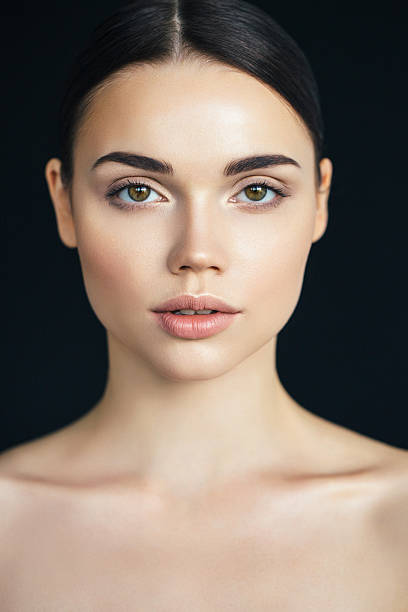
#> input picture images/face3_orig.jpg, 408 x 612 px, found by its file name
$ python 'feature extraction.py'
#> lines starting #> are read from the running program, lines starting #| are printed output that depends on the picture; after the words box and inside, x2 and y2 are one past the last pixel; in counts of white or black regions, pixels touching at a corner belong together
### roi.py
import os
import cv2
import numpy as np
from scipy import signal
import matplotlib.pyplot as plt
from scipy.signal import chirp, find_peaks, peak_widths
from FaceDetection import *
def find_pupil(image):
    # first find y
    diff_ver = np.zeros((np.shape(image[:, 0])[0] - 1, np.shape(image[0])[0]))
    image_signed = np.array(image, dtype=np.int8)
    for i in range(np.shape(image[:, 0])[0] - 1):
        diff_ver[i] = np.abs(image_signed[i + 1].reshape((1, np.size(image[i + 1]))) -
                             image_signed[i].reshape((1, np.size(image[i]))))
    vert_diff_summed = np.sum(diff_ver, axis=0)
    max_vert = np.where(vert_diff_summed == np.max(vert_diff_summed))
    x = max_vert[0][0] # it is in array format even though a single element, y is the integer we need
    #plt.plot(np.array(range(0, np.size(vert_diff_summed))), vert_diff_summed)
    plt.title("Vertical Histogram of the Eye")
    plt.xlabel("Rows")
    plt.ylabel("Pixel Intesity Differences Summed Over Columns")
    #plt.show()
    #plt.close()

    # then find x
    diff_hor = np.zeros((np.shape(image[:, 0])[0], np.shape(image[0])[0] - 1))
    for i in range(np.shape(image[0])[0] - 1):
        diff_hor[:, i] = np.abs(image_signed[:, i + 1] - image_signed[:, i])
    hor_diff_summed = np.sum(diff_hor, axis=1)
    max_hor = np.where(hor_diff_summed == np.max(hor_diff_summed))
    y = max_hor[0][0]
    #plt.plot(np.array(range(0, np.size(hor_diff_summed))), hor_diff_summed)
    plt.title("Horizontal Histogram of the Eye")
    plt.xlabel("Columns")
    plt.ylabel("Pixel Intesity Differences Summed Over Rows")
    #plt.show()
    #plt.close()
    return y, x

# [8 lines left out: function rotate_face, not called in this run]

def find_roi (image, eye_distance, left_eye_loc, right_eye_loc,mouth_loc):  # eye distance is integer, rest are tuples (y,x)
    rows, cols, = np.shape(image)  # size of image
    roi_size = 13
    # center locations of the features
    A_loc = (int(left_eye_loc[0]), int(left_eye_loc[1]*2/3))  # at the same row with the left eye, 2/3 distance from the beggining of the image
    A1_loc = (int(right_eye_loc[0]), int((2*right_eye_loc[1]+cols)/3))  # right eye, " " " ,2/3 distance from the end
    B_loc = (int(left_eye_loc[0]), int(left_eye_loc[1]+eye_distance/4))  #left eye, same row, 1/4*ED from left eye(mid point between nose end pupil)
    B1_loc = (int(right_eye_loc[0]), int(right_eye_loc[1]-eye_distance/4))  # right eye
    D_loc = (int(left_eye_loc[0]*3/4), int((right_eye_loc[1]+2*left_eye_loc[1])/3))  # left eyebrow inner side
    D1_loc = (int(right_eye_loc[0]*3/4), int((2*right_eye_loc[1]+left_eye_loc[1])/3))  # right eyebrow inner side
    E_loc = (int(D_loc[0]), int((3*left_eye_loc[1])/5))  # left eyebrow outer side
    E1_loc = (int(D_loc[0]), int((2*cols+3*right_eye_loc[1])/5))  # right eyebrow outer side
    F_loc = (int((left_eye_loc[0]+D_loc[0])/2), left_eye_loc[1])  # left eye upper
    F1_loc = (int((right_eye_loc[0]+D1_loc[0])/2), right_eye_loc[1])  # right eye upper
    G_loc = (int((3*left_eye_loc[0]-D_loc[0])/2), left_eye_loc[1])  # left eye lower
    G1_loc = (int((3*right_eye_loc[0]-D1_loc[0])/2), right_eye_loc[1])  # right eye lower
    H_loc = (int((3 * left_eye_loc[0] + 4 * mouth_loc[0]) / 7), B_loc[1])  # nose left side
    H1_loc = (int((3 * right_eye_loc[0] + 4 * mouth_loc[0]) / 7), B1_loc[1])  # nose left side
    I_loc = (mouth_loc[0],int((mouth_loc[1]+4*left_eye_loc[1])/5))  # mouth left
    J_loc = (mouth_loc[0], int((mouth_loc[1] + 4 * right_eye_loc[1]) / 5))  # mouth right
    N_loc = (int((left_eye_loc[0]+right_eye_loc[0]+5*(H_loc[0]+H1_loc[0]))/12), int((H_loc[1]+H1_loc[1])/2))  # nose middle point
    K_loc = (int((N_loc[0]+4*mouth_loc[0])/5), mouth_loc[1])
    L_loc = (int((6*mouth_loc[0]-N_loc[0])/5), mouth_loc[1])
    M_loc = (rows-7, mouth_loc[1])

    locs = [A_loc,A1_loc,B_loc,B1_loc,D_loc,D1_loc,E_loc,E1_loc,F_loc,F1_loc,G_loc,G1_loc,H_loc,H1_loc,I_loc,J_loc,N_loc,K_loc,L_loc,M_loc]
    rois=[]
    for loc_tuple in locs:
        roi= image[int(loc_tuple[0]-np.floor(roi_size/2)):int(loc_tuple[0]+np.ceil(roi_size/2)),int(loc_tuple[1]-np.floor(roi_size/2)):int(loc_tuple[1]+np.ceil(roi_size/2))]
        rois.append(roi)
        img=image.copy()
        i=cv2.circle(img, (loc_tuple[1], loc_tuple[0]), radius=0, color=0, thickness=5)
        # percent by which the image is resized
        scale_percent = 500

        # calculate the 50 percent of original dimensions
        width = int(roi.shape[1] * scale_percent / 100)
        height = int(roi.shape[0] * scale_percent / 100)

        # dsize
        dsize = (width, height)

        # resize image
        roi_resized = cv2.resize(roi, dsize)
        #cv2.imshow("é",roi_resized)
        #cv2.imshow("marked", i)

        #cv2.waitKey(0)

    return rois


# path to image in string, then upload to matrix
img_path = os.path.abspath(os.path.join(os.getcwd(), "..", "CS484-555_Project", "images", "face3_orig.jpg")).replace('\\', '/')
img = cv2.imread(img_path)
#> img is the input picture: shape (612, 408, 3); mean B, G, R 106, 117.1, 131.9

#cv2.imshow("image", img)
#cv2.waitKey(0)

# detect the faces
face_img = detect_face(imagePath="image.png")
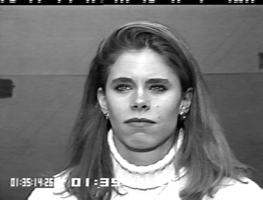
#> input picture image.png, 263 x 200 px
#> in detect_face, original_image is the input picture: shape (200, 263, 3); min 0, max 255, mean 117.8
#> in detect_face, `detectedFace = faceCascade.detectMultiScale(image=grayscale_image, sca..`: detectedFace = [[94, 52, 91, 91]]
#> in detect_face, `column, row, width, height = detectedFace[0]`: column = 94; row = 52; width = 91
cv2.imshow("face", face_img)
cv2.waitKey(0)

#percent by which the image is resized
scale_percent = 200

#calculate the 50 percent of original dimensions
width = int(face_img.shape[1] * scale_percent / 100)
#> width = 182
height = int(face_img.shape[0] * scale_percent / 100)
#> height = 182

# dsize
dsize = (width, height)
#> dsize = (182, 182)

# resize image
face_img = cv2.resize(face_img, dsize)

# convert to grayscale
bw_img = cv2.cvtColor(face_img, cv2.COLOR_BGR2GRAY)
rows, cols = np.shape(bw_img)
#> rows = 182; cols = 182

bw_copy = bw_img.copy()
# divide the picture into upper and lower halves
upper_face = bw_img[0:int(np.ceil(rows/2)), :]
lower_face = bw_img[int(np.ceil(rows/2)):, :]
cv2.imshow("upper", upper_face)
cv2.imshow("lower", lower_face)
cv2.waitKey(0)

# divide the face into left and right (our left and right, not theirs)
upper_left = upper_face[:, 0:int(np.ceil(cols/2))]
upper_right = upper_face[:, int(np.ceil(cols/2)):]
cv2.imshow("upper left", upper_left)
cv2.imshow("upper right", upper_right)
cv2.waitKey(0)

copy_left = upper_left.copy()
copy_right = upper_right.copy()

y_left, x_left = find_pupil(upper_left)
#> in find_pupil, `vert_diff_summed = np.sum(diff_ver, axis=0)`: vert_diff_summed = 91 values, max 735 at index 68, min 158 at index 23, mean 406.2
#> in find_pupil, `max_vert = np.where(vert_diff_summed == np.max(vert_diff_summed))`: max_vert = ([68],)
#> in find_pupil, `x = max_vert[0][0]`: x = 68
#> after the loop in find_pupil, `for i in range(np.shape(image[0])[0] - 1):`:
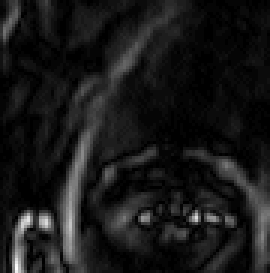
#> diff_hor: shape (91, 90) float64 (shown 3 times larger); min 0, max 43, mean 4.2; drawn with min black and max white
#> in find_pupil, `hor_diff_summed = np.sum(diff_hor, axis=1)`: hor_diff_summed = 91 values, max 1054 at index 73, min 233 at index 17, mean 382.3
#> in find_pupil, `max_hor = np.where(hor_diff_summed == np.max(hor_diff_summed))`: max_hor = ([73],)
#> in find_pupil, `y = max_hor[0][0]`: y = 73
#> y_left = 73; x_left = 68
y_right, x_right = find_pupil(upper_right)
#> after the loop in find_pupil (call 2), `for i in range(np.shape(image[:, 0])[0] - 1):`:
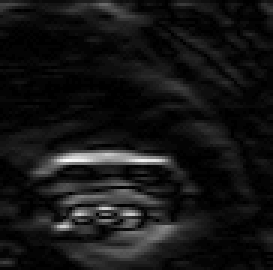
#> diff_ver: shape (90, 91) float64 (shown 3 times larger); min 0, max 53, mean 4.5; drawn with min black and max white
#> in find_pupil (call 2), `vert_diff_summed = np.sum(diff_ver, axis=0)`: vert_diff_summed = 91 values, max 767 at index 42, min 153 at index 85, mean 408.8
#> in find_pupil (call 2), `max_vert = np.where(vert_diff_summed == np.max(vert_diff_summed))`: max_vert = ([42, 43],)
#> in find_pupil (call 2), `x = max_vert[0][0]`: x = 42
#> after the loop in find_pupil (call 2), `for i in range(np.shape(image[0])[0] - 1):`:
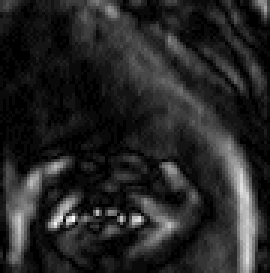
#> diff_hor: shape (91, 90) float64 (shown 3 times larger); min 0, max 25, mean 3.8; drawn with min black and max white
#> in find_pupil (call 2), `hor_diff_summed = np.sum(diff_hor, axis=1)`: hor_diff_summed = 91 values, max 770 at index 73, min 209 at index 35, mean 339.3
#> y_right = 73; x_right = 42
print(y_left, ", ", x_left)
#| 73 ,  68
print(y_right, ", ", x_right)
#| 73 ,  42

# the position of right pupil in the original image
x_right_real = x_right + np.size(upper_left[0])
#> x_right_real = 133

# align the face so that the eye axis is parallel to horizon, if it is nearly parallel don't
if abs(y_left-y_right) > 1:
    aligned = rotate_face(bw_img, (y_left, x_left), (y_right, x_right_real))
    upper_face = aligned[0:int(np.ceil(rows/2)), :]
    upper_left = upper_face[:, 0:int(np.ceil(cols/2))]
    upper_right = upper_face[:, int(np.ceil(cols/2)):]
    y_left, x_left = find_pupil(upper_left)
    y_right, x_right = find_pupil(upper_right)
    print(y_left, ", ", x_left)
    print(y_right, ", ", x_right)
    cv2.imshow("aligned", aligned)
    bw_img = aligned

cv2.circle(copy_left, (x_left, y_left), radius=0, color=(0, 0, 255), thickness=5)
#> copy_left: shape (91, 91); min 0, max 253, mean 127.2
cv2.circle(copy_right, (x_right, y_right), radius=0, color=(0, 255, 0), thickness=5)
#> copy_right: shape (91, 91); min 0, max 255, mean 143.8
cv2.circle(face_img, (x_left, y_left), radius=0, color=(0, 0, 255), thickness=5)
cv2.circle(face_img, (x_right_real, y_right), radius=0, color=(0, 0, 255), thickness=5)
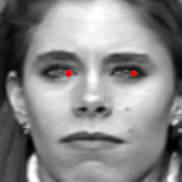
#> face_img: shape (182, 182, 3); mean B, G, R 136.6, 136.6, 137.1

cv2.imshow("eye l",copy_left)
cv2.imshow("eye r",copy_right)
cv2.imshow("eyes",bw_img)


ED = x_right_real-x_left  # eye distance
#> ED = 65

mouth_region = bw_img[y_left+int(0.85*ED): y_left+int(1.5*ED), x_left: x_right_real]
cv2.imshow("mouth region", mouth_region)
cv2.waitKey(0)

# find edge and threshold the mouth region
diff_ver = np.zeros((np.shape(mouth_region[:, 0])[0] - 1, np.shape(mouth_region[0])[0]))
image_signed = np.array(mouth_region, dtype=np.int8)
for i in range(np.shape(mouth_region[:, 0])[0] - 1):
    diff_ver[i] = np.abs(image_signed[i + 1].reshape((1, np.size(mouth_region[i + 1]))) -
                         image_signed[i].reshape((1, np.size(mouth_region[i]))))
#> diff_ver: shape (41, 65) float64

edge = diff_ver.copy()
positions = np.where(diff_ver <= np.max(diff_ver)*0.6)
#> positions = 2523 positions, rows 0 to 40, columns 0 to 64
edge[diff_ver < np.max(diff_ver)*0.2]=0
edge[diff_ver > np.max(diff_ver)*0.2]=255
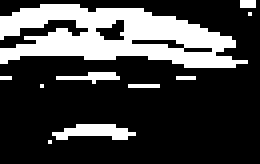
#> edge: shape (41, 65) float64 (shown 4 times larger); 25.6% white; 10 white regions (7 under 20 px), largest, box (x1, y1, x2, y2) and area: (0, 1, 62, 17) 576, (13, 31, 34, 35) 54, (14, 18, 30, 21) 24

#cv2.imwrite("mouth edges.png", edge)
cv2.imshow("mouth edges", edge)
cv2.waitKey(0)

vert_diff_summed = np.sum(diff_ver, axis=1)
#> vert_diff_summed = 41 values, max 1622 at index 11, min 105 at index 28, mean 545.7

peaks, _ = find_peaks(vert_diff_summed)
#> peaks = [3, 11, 13, 19, 21, 25, 33, 37, 39]
results_half = peak_widths(vert_diff_summed, peaks, rel_height=0.5)
#> results_half = ([3.66, 3.72, 0.514, 1.7, 0.702, 0.97, 2.61, 1.23, 0.524], [1080, 922, 1260.5, 368.5, 372.5, 244, 313, 217.5, 190], [2.49, 10.16, 12.5, 18.16, 20.5, 24.49, 31.21, 36.34, 38.5], [6.15, 13.88, 13.01, 19.87, 21.2, 25.46, 33.82, 37.56, 39.02])
plt.plot(np.array(range(0, np.size(vert_diff_summed))), vert_diff_summed)
plt.hlines(*results_half[1:], color="C2")
plt.title("Vertical Histogram of the Mouth")
plt.xlabel("Rows")
plt.ylabel("Pixel Intesity Differences Summed Over Columns")

plt.show()
#> figure, not shown here; curve peaks at x = 11, y = 1622
plt.close()

widest_peak = peaks[np.where(results_half[0] == np.max(results_half[0]))][0]
#> widest_peak = 11
mouth_y, mouth_x = int(widest_peak+y_left+0.85*ED), int((x_right_real+x_left)/2)
#> mouth_y = 139; mouth_x = 100
cv2.circle(face_img, (mouth_x, mouth_y), radius=0, color=(255, 0, 0), thickness=5)
#> face_img: shape (182, 182, 3); 0.09% of pixels changed, all inside (x1, y1, x2, y2) = (97, 136, 104, 143)
cv2.imshow("mouth ", face_img)
cv2.waitKey(0)

all_rois = find_roi(bw_img, ED, (y_left, x_left-10), (y_right, x_right_real-10),(mouth_y, mouth_x-10))
#> in find_roi, `A_loc = (int(left_eye_loc[0]), int(left_eye_loc[1]*2/3))`: A_loc = (73, 38)
#> in find_roi, `A1_loc = (int(right_eye_loc[0]), int((2*right_eye_loc[1]+cols)/3))  # ..`: A1_loc = (73, 142)
#> in find_roi, `B_loc = (int(left_eye_loc[0]), int(left_eye_loc[1]+eye_distance/4))`: B_loc = (73, 74)
#> in find_roi, `B1_loc = (int(right_eye_loc[0]), int(right_eye_loc[1]-eye_distance/4))`: B1_loc = (73, 106)
#> in find_roi, `D_loc = (int(left_eye_loc[0]*3/4), int((right_eye_loc[1]+2*left_eye_lo..`: D_loc = (54, 79)
#> in find_roi, `D1_loc = (int(right_eye_loc[0]*3/4), int((2*right_eye_loc[1]+left_eye_..`: D1_loc = (54, 101)
#> in find_roi, `E_loc = (int(D_loc[0]), int((3*left_eye_loc[1])/5))`: E_loc = (54, 34)
#> in find_roi, `E1_loc = (int(D_loc[0]), int((2*cols+3*right_eye_loc[1])/5))`: E1_loc = (54, 146)
#> in find_roi, `F_loc = (int((left_eye_loc[0]+D_loc[0])/2), left_eye_loc[1])`: F_loc = (63, 58)
#> in find_roi, `F1_loc = (int((right_eye_loc[0]+D1_loc[0])/2), right_eye_loc[1])`: F1_loc = (63, 123)
#> in find_roi, `G_loc = (int((3*left_eye_loc[0]-D_loc[0])/2), left_eye_loc[1])`: G_loc = (82, 58)
#> in find_roi, `G1_loc = (int((3*right_eye_loc[0]-D1_loc[0])/2), right_eye_loc[1])`: G1_loc = (82, 123)
#> in find_roi, `H_loc = (int((3 * left_eye_loc[0] + 4 * mouth_loc[0]) / 7), B_loc[1])`: H_loc = (110, 74)
#> in find_roi, `H1_loc = (int((3 * right_eye_loc[0] + 4 * mouth_loc[0]) / 7), B1_loc[1])`: H1_loc = (110, 106)
#> in find_roi, `I_loc = (mouth_loc[0],int((mouth_loc[1]+4*left_eye_loc[1])/5))`: I_loc = (139, 64)
#> in find_roi, `J_loc = (mouth_loc[0], int((mouth_loc[1] + 4 * right_eye_loc[1]) / 5))`: J_loc = (139, 116)
#> in find_roi, `N_loc = (int((left_eye_loc[0]+right_eye_loc[0]+5*(H_loc[0]+H1_loc[0]))..`: N_loc = (103, 90)
#> in find_roi, `K_loc = (int((N_loc[0]+4*mouth_loc[0])/5), mouth_loc[1])`: K_loc = (131, 90)
#> in find_roi, `L_loc = (int((6*mouth_loc[0]-N_loc[0])/5), mouth_loc[1])`: L_loc = (146, 90)
#> in find_roi, `locs = [A_loc,A1_loc,B_loc,B1_loc,D_loc,D1_loc,E_loc,E1_loc,F_loc,F1_l..`: locs = [(73, 38), (73, 142), (73, 74), (73, 106), (54, 79), (54, 101), (54, 34), (54, 146), (63, 58), (63, 123), (82, 58), (82, 123), (110, 74), (110, 106), (139, 64), (139, 116), (103, 90), (131, 90), (146, 90), (175, 90)]
#> the loop in find_roi, `for loc_tuple in locs:` made 20 passes
#> pass 2, in find_roi, `roi_resized = cv2.resize(roi, dsize)`:
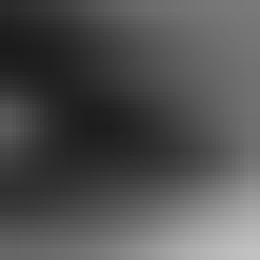
#> roi_resized: shape (65, 65) (shown 4 times larger); min 27, max 193, mean 82
#> after the loop in find_roi, `for loc_tuple in locs:`: rois = 20 items
#> all_rois = 20 items
# [12 lines of commented-out code are left out]

### FaceDetection.py
import numpy as np
import cv2


def detect_face(imagePath, cascadeClassifier="haarcascade_frontalface_alt.xml", scaleFactor=1.1, minNeighbors=4,
                minSize=(60, 60)):
    """
    Detects the face in an image using a pretrained Haar feature-based cascade classifier for frontal faces
    :param imagePath: string - the path of the input image
    :param cascadeClassifier: string - the path to the XML file containing serialized Haar cascade detector of faces
    (Viola-Jones algorithm) in the OpenCV library
    :param scaleFactor: float - how much the image size is reduced at each image scale.
    :param minNeighbors: float - how many neighbors each candidate rectangle should have to retain it.
    :param minSize: tuple - minimum possible object size. Objects smaller than that are ignored.
    :return: 2D array - a part of the original image containing the face
    """
    # read input image
    original_image = cv2.imread(imagePath)

    # convert the input image to grayscale
    grayscale_image = cv2.cvtColor(original_image, cv2.COLOR_BGR2GRAY)

    # load the OpenCV Viola-Jones classifier and create a cascade object for face detection
    faceCascade = cv2.CascadeClassifier(cascadeClassifier)

    # detect the face in the input image using the classifier
    detectedFace = faceCascade.detectMultiScale(image=grayscale_image, scaleFactor=scaleFactor, minNeighbors=minNeighbors,
                                         minSize=minSize)

    # extract the corners for the face
    column, row, width, height = detectedFace[0]

    # extract the face from the original image
    face = original_image[row:row + int(width*1), column:column + height]  # image is made longer to include the chin

    # save the detected face
    cv2.imwrite("detected_face.png", face)

    return face

"""
# define the image path
image_path = "image.png"

# read input image
original_image = cv2.imread(image_path)

# display the original image
cv2.imshow('Original image', original_image)
cv2.waitKey(0)

# detect the faces
detected_face = detect_face(imagePath=image_path)

# display the face image
cv2.imshow('Detected face', detected_face)
cv2.waitKey(0)
"""

### feature extraction.py
import numpy as np
from math import pi, sqrt,sin,cos,ceil,floor
import cv2
from roi import *
def gabor_bank(size=13, num_orientation=8, num_freq=6):
#> called with size = 13, num_orientation = 8, num_freq = 6
    gama = 1/sqrt(pi*0.9025)
    eta = 1/sqrt(pi*0.58695)
    f_max = 0.5
    filter_bank =[]
    for o in range(num_orientation):  # iterate over different orientations
        for f in range(num_freq): # iterate over different frequencies
            f0 = f_max / ((sqrt(2)) ** (f - 1));
            teta = ((o - 1) / num_orientation) * pi;
            x = np.repeat(np.asarray(range(-floor(size/2),ceil(size/2))).reshape(1,size),size,axis=0)  # x and y are to indicate indexes
            y = np.transpose(x)
            x_p = cos(teta)*x+sin(teta)*y
            y_p = -sin(teta)*x+cos(teta)*y
            #c= -pi**2/f0**2*(gama*(u_p-f0)**2+eta**2*v_p**2)
            #H=np.exp(c)
            h= f0**2/pi/gama/eta*np.multiply(np.exp(-f0**2/gama**2*x_p**2-f0**2/eta**2*y_p**2),np.exp(2j*pi*f0*x_p))  # gabor filter in spatial domain
            #Hh= np.fft.fft2(np.fft.fftshift(h))

            # resize image, only to visualize unnecessary for real algorithm
            scale_percent = 500
            width = int(h.shape[1] * scale_percent / 100)
            height = int(h.shape[0] * scale_percent / 100)
            dsize = (width, height)
            # [8 lines of commented-out code are left out]
            filter_bank.append(h)
    return filter_bank

def feature_extraction(filter_bank,ROIs):
    # at the result each row belongs to one feature, each of them are 49 linearized images first is original, rest is with filters
    roi_size =13
    num_filters =len(filter_bank)
    filtered_imgs = []
    feature_vectors =np.zeros((20,(num_filters+1)*roi_size*roi_size))
    for reg in range(len(ROIs)):
        different_filters =[]
        different_filters.append(ROIs[reg])
        orig_vect= np.reshape(ROIs[reg], (1, np.size(ROIs[reg])))  # first the original gray scale image is put to first 169 positions of the row
        feature_vectors[reg, 0:roi_size**2] = orig_vect
        for f in range(len(filter_bank)):
            # Applying the filter2D() function, the output is also 13x13 because ddepth=-1
            img = cv2.filter2D(src=ROIs[reg].astype('float64'), ddepth=-1, kernel=np.abs(filter_bank[f]))
            different_filters.append(img)
            feature_vectors[reg, (f+1)*roi_size**2:(f+2)*roi_size**2]=np.reshape(img, (1, np.size(img)))
            scale_percent = 500

            # calculate the 50 percent of original dimensions
            width = int(img.shape[1] * scale_percent / 100)
            height = int(img.shape[0] * scale_percent / 100)

            # dsize
            dsize = (width, height)

            # resize image
            roi_filtered = cv2.resize(img/np.max(img)*255, dsize)
            #cv2.imshow("ROI:"+str(reg)+", filter:"+str(f), roi_filtered.astype('uint8'))
            print("ROI:"+str(reg)+", filter:"+str(f))
        filtered_imgs.append(different_filters)
#> this loop made 20 passes
#> (printed output is left out)
#> after the loop, filtered_imgs = 20 items
        #cv2.waitKey()
    return feature_vectors


filter_bank = gabor_bank()
feature_extraction(filter_bank, all_rois)
